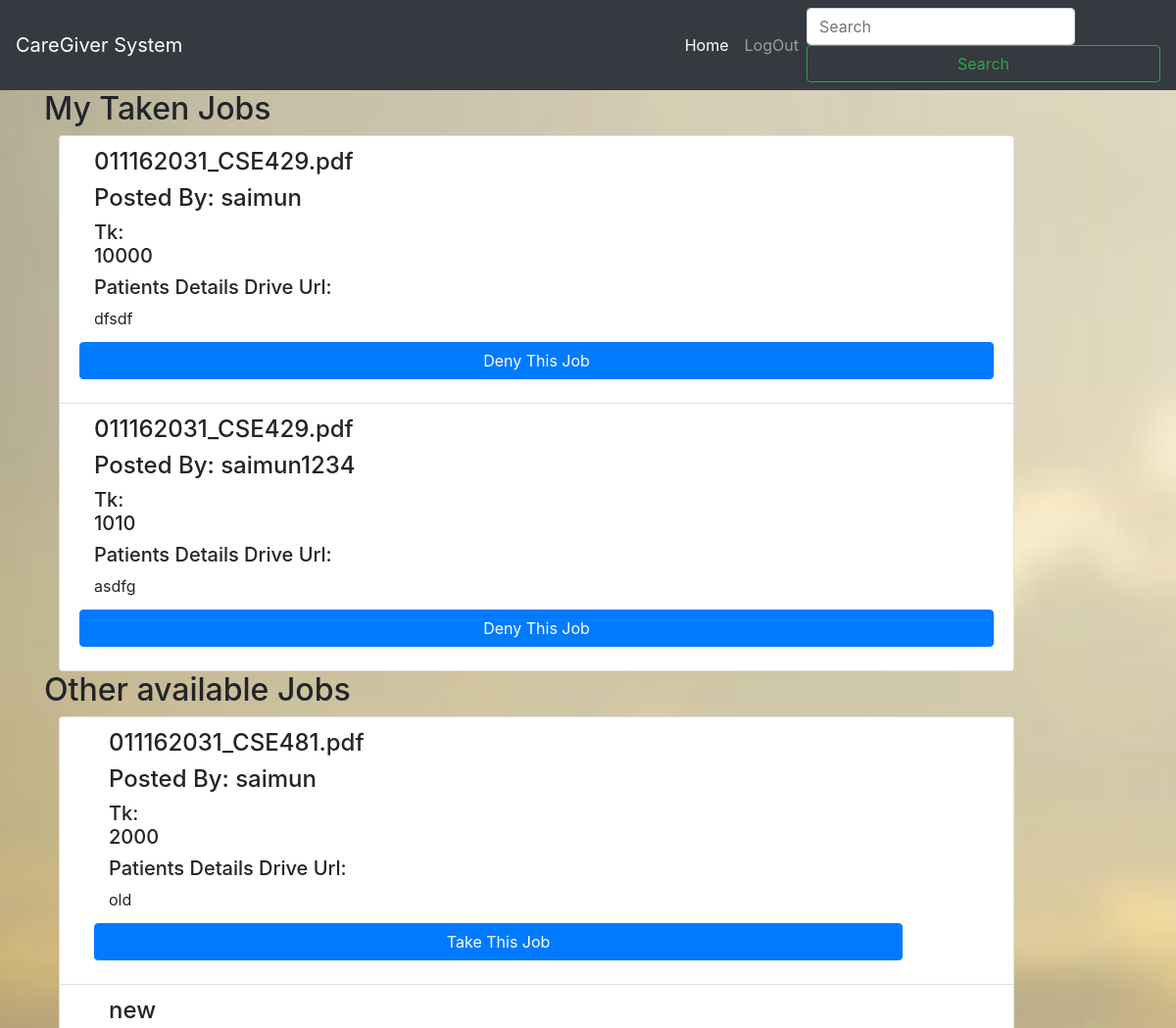
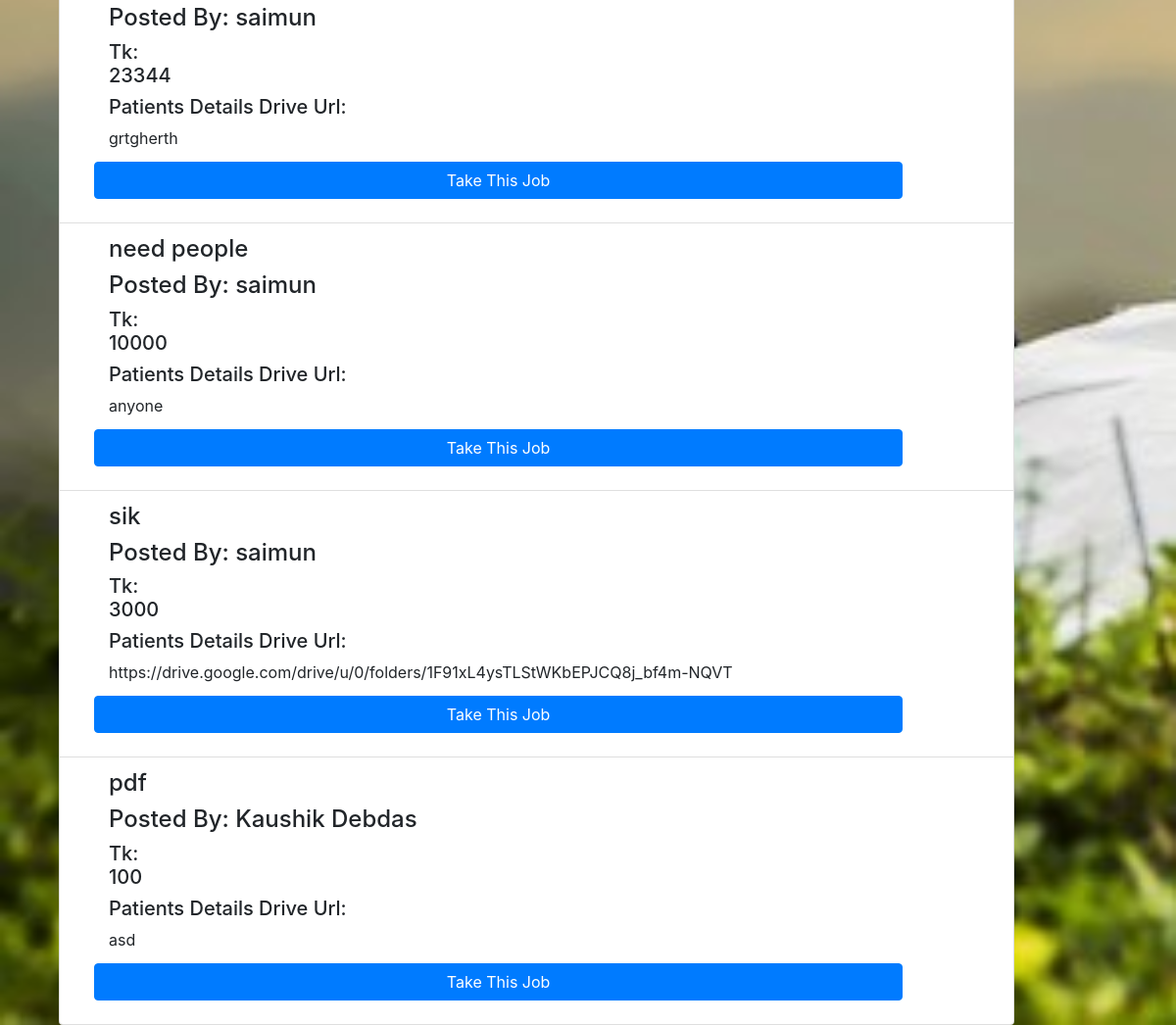
The page /myjobs.php (signed in) on the database its author committed (2 pictures, top to bottom).
### tables this page shows
CREATE TABLE `alljobs` (
  `id` int(6) UNSIGNED NOT NULL,
  `title` varchar(300) NOT NULL,
  `description` varchar(1000) NOT NULL,
  `photo` varchar(50) DEFAULT NULL,
  `price` int(6) DEFAULT NULL,
  `takerid` varchar(50) DEFAULT NULL,
  `posterid` varchar(50) DEFAULT NULL,
  `reg_date` timestamp NOT NULL DEFAULT current_timestamp() ON UPDATE current_timestamp()
);

CREATE TABLE `users` (
  `id` int(6) UNSIGNED NOT NULL,
  `username` varchar(300) NOT NULL,
  `email` varchar(1000) NOT NULL,
  `password` varchar(50) DEFAULT NULL,
  `usertype` int(2) DEFAULT NULL
);

### myjobs.php (the view, shortened to what this page needs)
<!DOCTYPE html>
<html>
<head>
 <link rel="stylesheet" type="text/css" href="style.css">
    <link href="https://stackpath.bootstrapcdn.com/bootstrap/4.4.1/css/bootstrap.min.css" rel="stylesheet">
</head>
<body>
 <nav class="navbar navbar-expand-lg navbar-dark bg-dark">
  <a class="navbar-brand" href="#">CareGiver System</a>
  <div class="collapse navbar-collapse" id="navbarSupportedContent">
    <ul class="navbar-nav ml-auto">
      <li class="nav-item active">
        <a class="nav-link" href="index.php">Home<span class="sr-only">(current)</span></a>
      </li>
         <li class="nav-item">
        <a class="nav-link" href="logout.php">LogOut</a>
      </li>
    </ul>
    <form class="form-inline my-2 my-lg-0">
      <input class="form-control mr-sm-2" type="search" placeholder="Search" aria-label="Search">
      <button class="btn btn-outline-success my-2 my-sm-0" type="submit">Search</button>
    </form>
  </div>
</nav>
<div class="container">
    <?PHP
        if($_SESSION['usertype'] == 0){
            echo '<h2>My Posted Jobs</h2>';
        } else {
            echo '<h2>My Taken Jobs</h2>';
        }
    ?>
    <div class="items-container col-md-12" style="border: dot-dash;">
        <ul class="list-group col-md-11">
            <?PHP
            $servername = "localhost";
            $username = "root";
            $password = "";
            $dbName = "caregiver";
            $conn = new mysqli($servername, $username, $password, $dbName);
            $userId = $_SESSION['userid'];
            $query = "";
            if($_SESSION['usertype'] == 0){
                $query = "SELECT aj.id, aj.title, aj.description, aj.price,aj.takerid,us.username FROM alljobs as aj
                          left join users as us on us.id = aj.takerid WHERE posterid ='$userId'";
            } else {
                $query = "SELECT aj.id, aj.title, aj.description, aj.price,aj.posterid,us.username FROM alljobs as aj
                          left join users as us on us.id = aj.posterid WHERE takerid ='$userId'";
            }
            $result = mysqli_query($conn, $query);
            while ($row = $result->fetch_assoc()) {
                echo '<li class="list-group-item">';
                ?>
                <div>
                    <div class="col-md-10">
                        <h4><?PHP echo $row["title"]; ?></h4>
                    </div>
                    <div class="col-md-10">
                        <?PHP if($_SESSION['usertype'] == 0){ ?>
                        <h4>Taken By: <?PHP echo is_null($row["username"]) ? 'NONE' : $row["username"]; ?></h4>
                        <?PHP } else { ?>
                        <h4>Posted By: <?PHP echo is_null($row["username"]) ? 'NONE' : $row["username"]; ?></h4>
                        <?PHP } ?>
                    </div>
                    <div class="col-md-1">
                        <h5 class="pull-right">Tk: <?PHP echo $row["price"]; ?></h5>
                    </div>
                    <div class="col-md-10">
                        <h5 class="pull-right">Patients Details Drive Url: </h5>
                        <span>
                            <?PHP echo $row["description"]; ?>
                        </span>
                    </div>
                    <div>
                        <?PHP if($_SESSION['usertype'] == 1){ ?>
                            <a class="btn btn-primary" href="postajob.php?deniedjobid=<?PHP echo $row["id"]; ?>">Deny This Job</a>
                        <?PHP } ?>
                    </div>
                </div>
                <?PHP
                echo '</li>';
            }
            ?>
        </ul>
    </div>
    <?PHP
        if($_SESSION['usertype'] == 1) {
            echo '<h2>Other available Jobs</h2>';
    ?>
            <div class="items-container col-md-12" style="border: dot-dash;">
                <ul class="list-group col-md-11">
                    <?PHP
                    $servername = "localhost";
                    $username = "root";
                    $password = "";
                    $dbName = "caregiver";
                    $conn = new mysqli($servername, $username, $password, $dbName);
                    $query = "SELECT aj.id, aj.title, aj.description, aj.price,aj.posterid,us.username FROM alljobs as aj
                          left join users as us on us.id = aj.posterid WHERE takerid is NULL";
                    $result = mysqli_query($conn, $query);
                    while ($row = $result->fetch_assoc()) {
                        echo '<li class="list-group-item">';
                        ?>
                        <div class="col-md-11">
                            <div class="col-md-10">
                                <h4><?PHP echo $row["title"]; ?></h4>
                            </div>
                            <div class="col-md-10">
                                <?PHP if($_SESSION['usertype'] == 0){ ?>
                                    <h4>Taken By: <?PHP echo is_null($row["username"]) ? 'NONE' : $row["username"]; ?></h4>
                                <?PHP } else { ?>
                                    <h4>Posted By: <?PHP echo is_null($row["username"]) ? 'NONE' : $row["username"]; ?></h4>
                                <?PHP } ?>
                            </div>
                            <div class="col-md-1">
                                <h5 class="pull-right">Tk: <?PHP echo $row["price"]; ?></h5>
                            </div>
                            <div class="col-md-10">
                                <h5 class="pull-right">Patients Details Drive Url: </h5>
                                <span>
                                    <?PHP echo $row["description"]; ?>
                                </span>
                            </div>
                            <div>
                                <a class="btn btn-primary" href="postajob.php?takenjobid=<?PHP echo $row["id"]; ?>">Take This Job</a>
                            </div>
                        </div>
                        <?PHP
                        echo '</li>';
                    }
                    ?>
                </ul>
            </div>
    <?PHP
        } else {
            echo '<a class="btn btn-primary" href="postajob.php">Post A Job</a>';
        }
    ?>
</div>
</body>
</html>

### style.css (style rules this page uses)
body { margin: 0; padding: 0; font-family: sans-serif; background: url(5.jpg) no-repeat; background-size: cover; }
.btn { width: 100%; background: none; border: 2px solid #4caf50; color: white; padding: 5px; font-size: 18px; cursor: pointer; margin: 12px 0; }

### myjobs.php (style rules this page uses)
body { background-image: url('about.jpg'); background-repeat: no-repeat; background-attachment: fixed; background-size: cover; }

### rows shown on the page
alljobs: title "011162031_CSE429.pdf", users.username "saimun", price "10000", description "dfsdf"
alljobs: title "011162031_CSE429.pdf", users.username "saimun1234", price "1010", description "asdfg"
alljobs: title "011162031_CSE481.pdf", users.username "saimun", price "2000", description "old"
alljobs: title "new", users.username "saimun", price "23344", description "grtgherth"
alljobs: title "need people", users.username "saimun", price "10000", description "anyone"
alljobs: title "sik", users.username "saimun", price "3000", description "https://drive.google.com/drive/u/0/folders/1F91xL4ysTLStWKbEPJCQ8j_bf4m-NQVT"
alljobs: title "pdf", users.username "Kaushik Debdas", price "100", description "asd"
